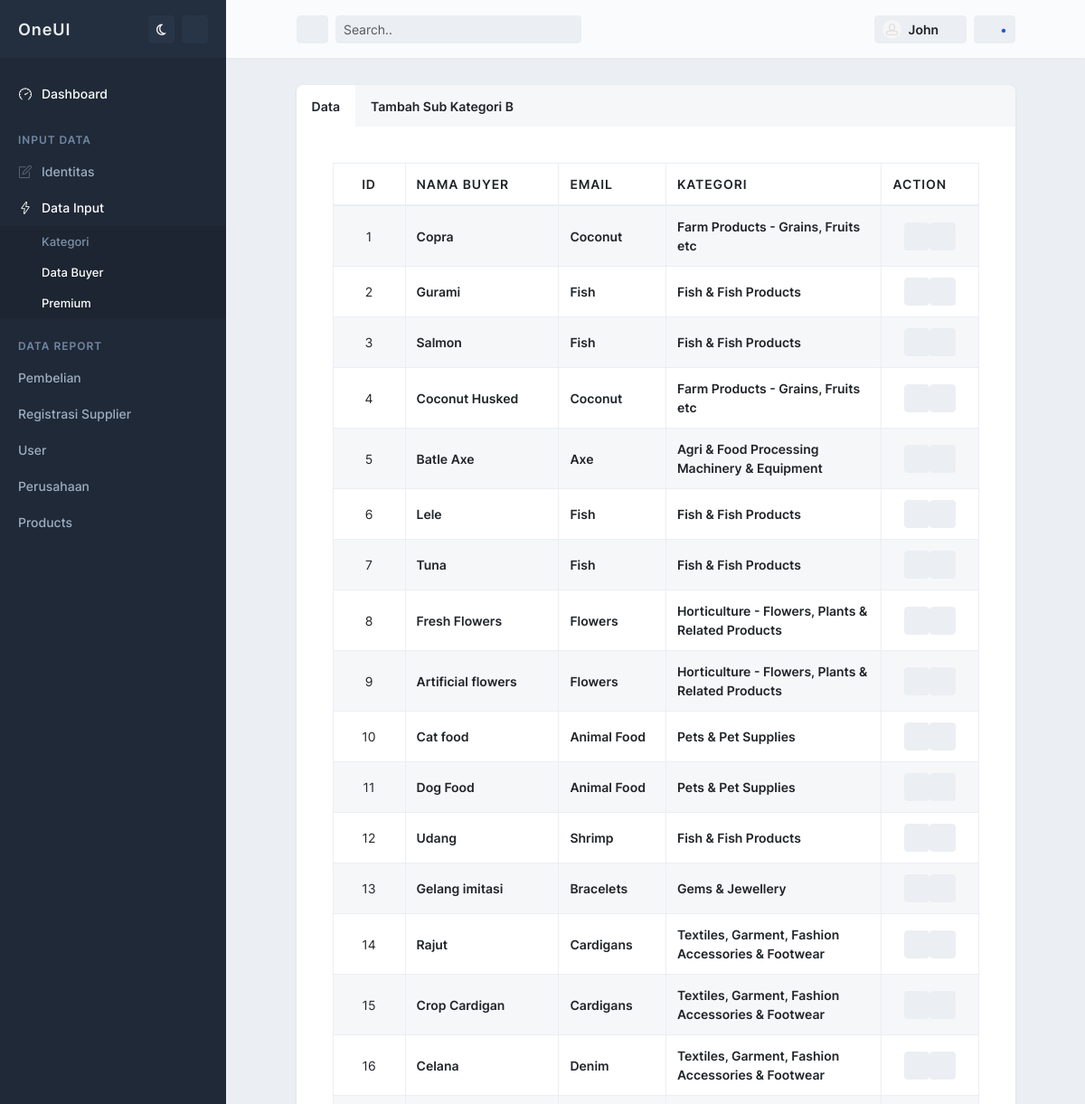
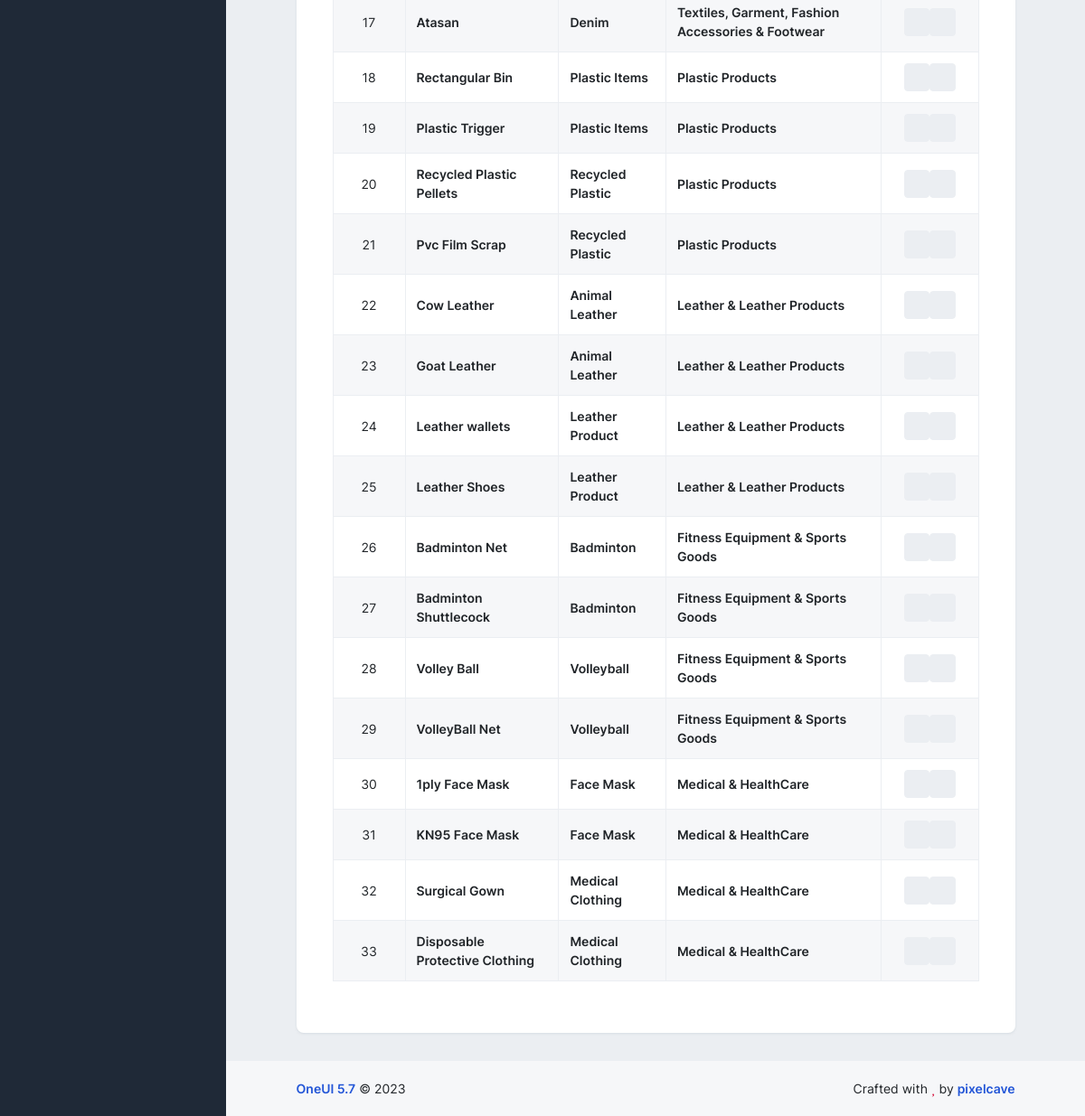
Screenshot of /index.php/admin/databuyer with the database file from the repository (2 pictures, top to bottom).
### tables this page shows
CREATE TABLE `subkategori_b` (
  `idsubkategori_b` int(11) NOT NULL,
  `idsubkategori_a` int(11) NOT NULL,
  `idkategori` int(11) NOT NULL,
  `namaSubKategori_b` varchar(255) NOT NULL
);

CREATE TABLE `subkategori_a` (
  `idsubkategori_a` int(11) NOT NULL,
  `idkategori` int(11) NOT NULL,
  `namaSubKategori` varchar(255) NOT NULL
);

CREATE TABLE `kategori` (
  `idkategori` int(11) NOT NULL,
  `namaKategori` varchar(255) NOT NULL
);

### application/controllers/Admin/Databuyer.php (called while the page is built, shortened)
<?php
class Databuyer extends CI_Controller {
    public function __construct()
    {
        $this->load->model('M_Databuyer');
        $this->load->model('M_SubkategoriB');
        $this->load->model('M_SubkategoriA');
        $this->load->model('M_Kategori');
    }
    public function index()
    {
        $data = [
            'kategori' => $this->M_Kategori->getKategori(),
            'subkategori_a' => $this->M_SubkategoriA->getSubKategori(),
            'subkategori_b' => $this->M_SubkategoriB->getSubKategori(),
            'header' => 'template/v_header_admin',
            'footer' => 'template/v_footer_admin',
        ];
        return $this->load->view('admin/v_databuyer',$data);
    }
}

### index.php (called while the page is built, shortened)
<?php
require_once BASEPATH.'core/CodeIgniter.php';

### application/models/M_Kategori.php (called while the page is built, shortened)
<?php
class M_Kategori extends CI_Model {
    function getKategori() {
        return $this->db->get('kategori')->result();
    }
}

### application/models/M_SubkategoriA.php (called while the page is built, shortened)
<?php
class M_SubkategoriA extends CI_Model {
    function getSubKategori() {
        $this->db->select('*');
        $this->db->from('subkategori_a');
        $this->db->join('kategori', 'kategori.idkategori = subkategori_a.idkategori');
        return  $this->db->get()->result();
    }
}

### application/models/M_SubkategoriB.php (called while the page is built, shortened)
<?php
class M_SubkategoriB extends CI_Model {
    function getSubKategori() {
        $this->db->select('*')
                 ->from('subkategori_b')
                 ->join('subkategori_a', 'subkategori_a.idsubkategori_a = subkategori_b.idsubkategori_a')
                 ->join('kategori', 'kategori.idkategori = subkategori_b.idkategori');
        return  $this->db->get()->result();
    }
}

### application/views/admin/v_databuyer.php (the view, shortened to what this page needs)
<main id="main-container">
    <div class="content">
        <div class="block block-rounded overflow-hidden">
        <ul class="nav nav-tabs nav-tabs-block" role="tablist">
            <li class="nav-item">
            <button type="button" class="nav-link active" id="search-projects-tab" data-bs-toggle="tab" data-bs-target="#search-projects" role="tab" aria-controls="search-projects" aria-selected="true">Data</button>
            </li>
            <li class="nav-item">
            <button type="button" class="nav-link" id="search-users-tab" data-bs-toggle="tab" data-bs-target="#search-users" role="tab" aria-controls="search-users" aria-selected="false">Tambah Sub Kategori B</button>
            </li>
        </ul>
        <div class="block-content tab-content overflow-hidden">
            <div class="tab-pane fade fade-up show active" id="search-projects" role="tabpanel" aria-labelledby="search-projects-tab" tabindex="0">
            <div class="block block-rounded ">
                <div class="block-content block-content-full">
                    <table class="table table-bordered table-striped table-vcenter js-dataTable-buttons">
                        <thead>
                            <tr>
                                <th class="text-center" style="width: 80px;">ID</th>
                                <th>Nama Buyer</th>
                                <th>Email</th>
                                <th>Kategori</th>
                                <th class="d-none d-sm-table-cell" style="width: 15%;">Action</th>
                            </tr>
                        </thead>
                        <tbody>
                            <?php $no=1; foreach ($subkategori_b as $data) :?>
                            <tr>
                                <td class="text-center fs-sm"><?= $no++;?></td>
                                <td class="fw-semibold fs-sm"><?= $data->namaSubKategori_b?></td>
                                <td class="fw-semibold fs-sm"><?= $data->namaSubKategori?></td>
                                <td class="fw-semibold fs-sm"><?= $data->namaKategori?></td>
                                <td class="d-nonea d-sm-table-cell text-center">
                                    <div class="btn-group">
                                    <a href="<?= base_url('admin/subkategoriB/updatesubkategoriB/'.$data->idsubkategori_b)?>">
                                        <button type="button" class="btn btn-sm btn-alt-secondary" data-bs-toggle="tooltip" title="Edit">
                                            <i class="fa fa-pencil-alt"></i>
                                        </button>
                                    </a>
                                    <a href="<?= base_url('admin/subkategoriB/deletesubkategoriB/'.$data->idsubkategori_b)?>">
                                        <button type="button" class="btn btn-sm btn-alt-secondary" data-bs-toggle="tooltip" title="Delete">
                                            <i class="fa fa-times"></i>
                                        </button>
                                    </a>
                                    </div>
                                </td>
                            </tr>
                            <?php endforeach; ?>
                        </tbody>
                    </table>
                </div>
            </div>
            </div>
        </div>
        </div>
    </div>
</main>

### rows the page displays
subkategori_b: namaSubKategori_b "Copra", idsubkategori_a.namaSubKategori "Coconut", idkategori.namaKategori "Farm Products - Grains, Fruits etc"
subkategori_b: namaSubKategori_b "Gurami", idsubkategori_a.namaSubKategori "Fish", idkategori.namaKategori "Fish & Fish Products"
subkategori_b: namaSubKategori_b "Salmon", idsubkategori_a.namaSubKategori "Fish", idkategori.namaKategori "Fish & Fish Products"
subkategori_b: namaSubKategori_b "Coconut Husked", idsubkategori_a.namaSubKategori "Coconut", idkategori.namaKategori "Farm Products - Grains, Fruits etc"
subkategori_b: namaSubKategori_b "Batle Axe", idsubkategori_a.namaSubKategori "Axe", idkategori.namaKategori "Agri & Food Processing Machinery & Equipment"
subkategori_b: namaSubKategori_b "Lele", idsubkategori_a.namaSubKategori "Fish", idkategori.namaKategori "Fish & Fish Products"
subkategori_b: namaSubKategori_b "Tuna", idsubkategori_a.namaSubKategori "Fish", idkategori.namaKategori "Fish & Fish Products"
subkategori_b: namaSubKategori_b "Fresh Flowers", idsubkategori_a.namaSubKategori "Flowers", idkategori.namaKategori "Horticulture - Flowers, Plants & Related Products"
subkategori_b: namaSubKategori_b "Artificial flowers", idsubkategori_a.namaSubKategori "Flowers", idkategori.namaKategori "Horticulture - Flowers, Plants & Related Products"
subkategori_b: namaSubKategori_b "Cat food", idsubkategori_a.namaSubKategori "Animal Food", idkategori.namaKategori "Pets & Pet Supplies"
subkategori_b: namaSubKategori_b "Dog Food", idsubkategori_a.namaSubKategori "Animal Food", idkategori.namaKategori "Pets & Pet Supplies"
subkategori_b: namaSubKategori_b "Udang", idsubkategori_a.namaSubKategori "Shrimp", idkategori.namaKategori "Fish & Fish Products"
subkategori_b: namaSubKategori_b "Gelang imitasi", idsubkategori_a.namaSubKategori "Bracelets", idkategori.namaKategori "Gems & Jewellery"
subkategori_b: namaSubKategori_b "Rajut", idsubkategori_a.namaSubKategori "Cardigans", idkategori.namaKategori "Textiles, Garment, Fashion Accessories & Footwear"
subkategori_b: namaSubKategori_b "Crop Cardigan", idsubkategori_a.namaSubKategori "Cardigans", idkategori.namaKategori "Textiles, Garment, Fashion Accessories & Footwear"
subkategori_b: namaSubKategori_b "Celana", idsubkategori_a.namaSubKategori "Denim", idkategori.namaKategori "Textiles, Garment, Fashion Accessories & Footwear"
subkategori_b: namaSubKategori_b "Atasan", idsubkategori_a.namaSubKategori "Denim", idkategori.namaKategori "Textiles, Garment, Fashion Accessories & Footwear"
subkategori_b: namaSubKategori_b "Rectangular Bin", idsubkategori_a.namaSubKategori "Plastic Items", idkategori.namaKategori "Plastic Products"
subkategori_b: namaSubKategori_b "Plastic Trigger", idsubkategori_a.namaSubKategori "Plastic Items", idkategori.namaKategori "Plastic Products"
subkategori_b: namaSubKategori_b "Recycled Plastic Pellets", idsubkategori_a.namaSubKategori "Recycled Plastic", idkategori.namaKategori "Plastic Products"
subkategori_b: namaSubKategori_b "Pvc Film Scrap", idsubkategori_a.namaSubKategori "Recycled Plastic", idkategori.namaKategori "Plastic Products"
subkategori_b: namaSubKategori_b "Cow Leather", idsubkategori_a.namaSubKategori "Animal Leather", idkategori.namaKategori "Leather & Leather Products"
subkategori_b: namaSubKategori_b "Goat Leather", idsubkategori_a.namaSubKategori "Animal Leather", idkategori.namaKategori "Leather & Leather Products"
subkategori_b: namaSubKategori_b "Leather wallets", idsubkategori_a.namaSubKategori "Leather Product", idkategori.namaKategori "Leather & Leather Products"
subkategori_b: namaSubKategori_b "Leather Shoes", idsubkategori_a.namaSubKategori "Leather Product", idkategori.namaKategori "Leather & Leather Products"
subkategori_b: namaSubKategori_b "Badminton Net", idsubkategori_a.namaSubKategori "Badminton", idkategori.namaKategori "Fitness Equipment & Sports Goods"
subkategori_b: namaSubKategori_b "Badminton Shuttlecock", idsubkategori_a.namaSubKategori "Badminton", idkategori.namaKategori "Fitness Equipment & Sports Goods"
subkategori_b: namaSubKategori_b "Volley Ball", idsubkategori_a.namaSubKategori "Volleyball", idkategori.namaKategori "Fitness Equipment & Sports Goods"
subkategori_b: namaSubKategori_b "VolleyBall Net", idsubkategori_a.namaSubKategori "Volleyball", idkategori.namaKategori "Fitness Equipment & Sports Goods"
subkategori_b: namaSubKategori_b "1ply Face Mask", idsubkategori_a.namaSubKategori "Face Mask", idkategori.namaKategori "Medical & HealthCare"
subkategori_b: namaSubKategori_b "KN95 Face Mask", idsubkategori_a.namaSubKategori "Face Mask", idkategori.namaKategori "Medical & HealthCare"
subkategori_b: namaSubKategori_b "Surgical Gown", idsubkategori_a.namaSubKategori "Medical Clothing", idkategori.namaKategori "Medical & HealthCare"
subkategori_b: namaSubKategori_b "Disposable Protective Clothing", idsubkategori_a.namaSubKategori "Medical Clothing", idkategori.namaKategori "Medical & HealthCare"
